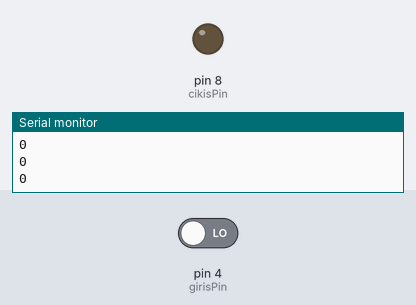
Bench run of a sketch on a simulated Arduino Uno, built with avr-gcc and run on an emulated ATmega328P. On the bench: output pins drawn as LEDs (lit = HIGH), the last lines printed to the serial monitor. Inputs (shaded band) come from the test bench; at power-on: pin 4 (girisPin) LOW.

Above: at 1.2 s.
1.3 s: pin 4 (girisPin) driven HIGH
At 1.9 s:
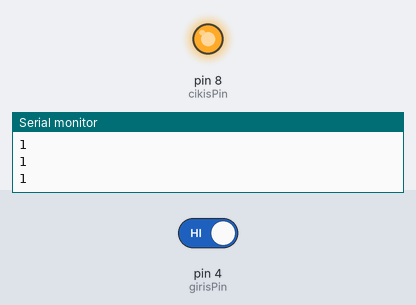
2.8 s: pin 4 (girisPin) driven LOW
At 3.1 s:
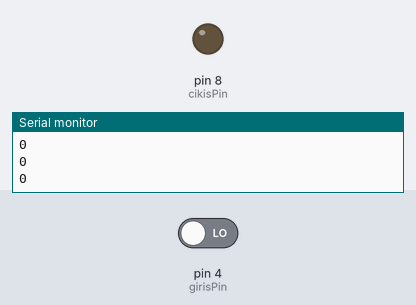
Timing chart, 0 to 5.8 s (numbered marks = the images above; inputs shaded):
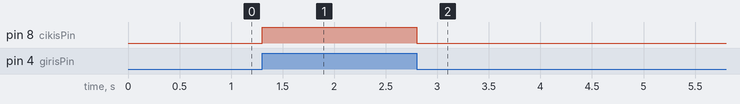

Measured:
- after the input at 1.3 s, pin 8 (cikisPin): LOW → HIGH at once
- after the input at 2.8 s, pin 8 (cikisPin): HIGH → LOW at once

The sketch:

sketch_nov19c.ino
```cpp
int girisPin=4;
int cikisPin=8;
int durum;

void setup() {
  // put your setup code here, to run once:

  pinMode(girisPin,INPUT);
  pinMode(cikisPin,OUTPUT);
  Serial.begin(9600);

}

void loop() {
  // put your main code here, to run repeatedly:

  durum=digitalRead(girisPin);

  if(durum==HIGH)
  digitalWrite(cikisPin,HIGH);
  else
  digitalWrite(cikisPin,LOW);


  Serial.println(durum);
  delay(100);

}
```
